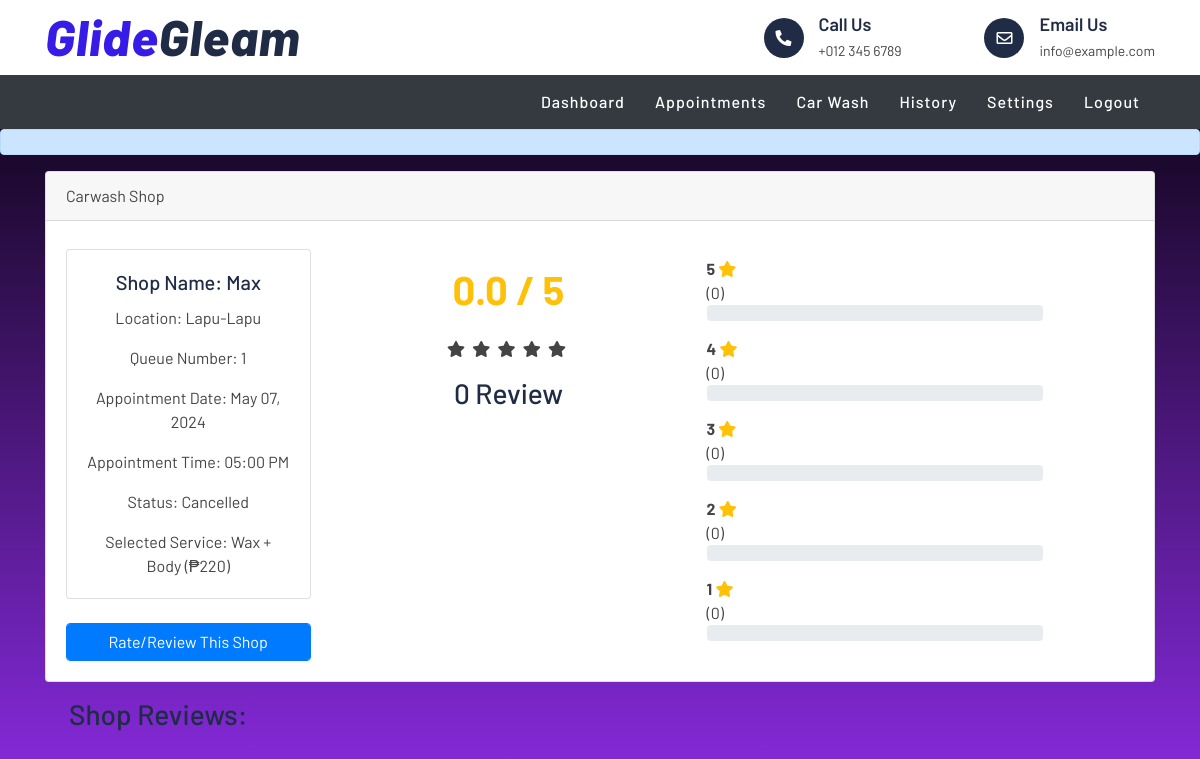
The page /vehicleOwner/rating.php?id=28 (signed in) on the database its author committed.
### tables this page shows
CREATE TABLE `appointment` (
  `appointment_id` int(4) NOT NULL,
  `vehicle_owner_id` int(4) NOT NULL,
  `shop_info_id` int(4) NOT NULL,
  `queue_number` int(3) NOT NULL,
  `appointment_date` datetime NOT NULL,
  `status` varchar(15) NOT NULL,
  `service_id` int(5) NOT NULL,
  `vehicle_type` varchar(10) NOT NULL,
  `vehicle_size` varchar(7) NOT NULL,
  `license_plate` varchar(15) NOT NULL
);

CREATE TABLE `shop_info` (
  `shop_info_id` int(4) NOT NULL,
  `shop_owner_id` int(4) NOT NULL,
  `shop_name` varchar(25) NOT NULL,
  `location` varchar(50) NOT NULL,
  `operating_from` time NOT NULL,
  `operating_to` time NOT NULL
);

CREATE TABLE `services` (
  `service_id` int(4) NOT NULL,
  `shop_info_id` int(3) NOT NULL,
  `serviceName` varchar(25) NOT NULL,
  `service_price` int(5) NOT NULL,
  `vehicle_size` varchar(10) NOT NULL,
  `vehicle_type` varchar(20) NOT NULL
);

### vehicleOwner/rating.php (the view, shortened to what this page needs)
<?php
include("../connection.php");
if(isset($_GET["id"])){
    $appointment_id = $database->real_escape_string($_GET["id"]);
$sql = "SELECT appointment.*, shop_info.shop_name, shop_info.location, services.serviceName, services.service_price
            FROM `appointment`
            JOIN shop_info ON appointment.shop_info_id = shop_info.shop_info_id
            LEFT JOIN services ON appointment.service_id = services.service_id
            WHERE appointment.appointment_id = {$appointment_id}";
$result = $database->query($sql);
}
?>
<!DOCTYPE HTML>
<html>
<head>
    <link rel="stylesheet" href="https://maxcdn.bootstrapcdn.com/bootstrap/4.0.0/css/bootstrap.min.css">
    <link href="https://stackpath.bootstrapcdn.com/bootstrap/4.5.2/css/bootstrap.min.css" rel="stylesheet">
     <link href="https://stackpath.bootstrapcdn.com/bootstrap/4.4.1/css/bootstrap.min.css" rel="stylesheet">
        <link href="https://cdnjs.cloudflare.com/ajax/libs/font-awesome/5.10.0/css/all.min.css" rel="stylesheet">
        <link href="lib/flaticon/font/flaticon.css" rel="stylesheet">
        <link href="lib/animate/animate.min.css" rel="stylesheet">
        <link href="lib/owlcarousel/assets/owl.carousel.min.css" rel="stylesheet">
    <link rel="stylesheet" href="https://pro.fontawesome.com/releases/v5.10.0/css/all.css"/>
<link href="../css/style.css" rel="stylesheet">
</head>
<body>
     <div class="top-bar">
            <div class="container">
                <div class="row align-items-center">
                    <div class="col-lg-4 col-md-12">
                        <div class="logo">
                            <a href="index.php">
                                <h1>Glide<span>Gleam</span></h1>
                            </a>
                        </div>
                    </div>
                    <div class="col-lg-8 col-md-7 d-none d-lg-block">
                        <div class="row">
                            <div class="col-4">
                            </div>
                            <div class="col-4">
                                <div class="top-bar-item">
                                    <div class="top-bar-icon">
                                        <i class="fa fa-phone-alt"></i>
                                    </div>
                                    <div class="top-bar-text">
                                        <h3>Call Us</h3>
                                        <p>+012 345 6789</p>
                                    </div>
                                </div>
                            </div>
                            <div class="col-4">
                                <div class="top-bar-item">
                                    <div class="top-bar-icon">
                                        <i class="far fa-envelope"></i>
                                    </div>
                                    <div class="top-bar-text">
                                        <h3>Email Us</h3>
                                        <p>info@example.com</p>
                                    </div>
                                </div>
                            </div>
                        </div>
                    </div>
                </div>
            </div>
        </div>
    <nav class="nav-bar navbar-expand-lg navbar-dark bg-dark">
        <div class="container">
            <div class="collapse navbar-collapse" id="navbarNav">
                <ul class="navbar-nav ml-auto">
                    <li class="nav-item">
                    <li class="nav-item">
                        <a class="nav-link" href="index.php">Dashboard</a>
                    </li>
                    <li class="nav-item">
                        <a class="nav-link" href="appointment.php">Appointments</a>
                    </li>
                    <li class="nav-item">
                        <a class="nav-link" href="booking.php">Car Wash</a>
                    </li>
                    <li class="nav-item">
                        <a class="nav-link" href="history.php">History</a>
                    </li>
                    <li class="nav-item">
                        <a class="nav-link" href="#">Settings</a>
                    </li>
                    <li class="nav-item">
                        <a class="nav-link" href="../signout.php">Logout</a>
                    </li>
                </ul>
            </div>
        </div>
    </nav>
<body>
    <div class="alert alert-primary" role="alert">
    </div>
    <div class="container">
    	<div class="card">
    		<div class="card-header">Carwash Shop</div>
    		<div class="card-body">
    			<div class="row">
                    <div class="col-sm-3 text-center">
        <?php
        if (isset($result) && $result->num_rows > 0) {
            $row = $result->fetch_assoc();
            echo "<div class='card my-2'>";
            echo "<div class='card-body'>";
            echo "<h5 class='card-title'>Shop Name: " . $row["shop_name"]. "</h5>";
            echo "<p class='card-text'>Location: " . $row["location"]. "</p>";
            echo "<p class='card-text'>Queue Number: " . $row["queue_number"] . "</p>";
            echo "<p class='card-text'>Appointment Date: " . date('F d, Y', strtotime($row["appointment_date"])). "</p>";
            echo "<p class='card-text'>Appointment Time: " . date('h:i A', strtotime($row["appointment_date"])). "</p>";
            echo "<p class='card-text'>Status: " . $row["status"]. "</p>";
            if (!empty($row["serviceName"])) {
                echo "<p class='card-text'>Selected Service: " . $row["serviceName"] . " (₱" . $row["service_price"] . ")</p>";
            }
                echo "</div>";
                echo "</div>";
            }
         else {
            echo "<p>No past appointments found</p>";
        }
        ?>
    					<button type="button" name="add_review" id="add_review" class="btn btn-primary form-control mt-3">Rate/Review This Shop</button>
    				</div>
    				<div class="col-sm-4 text-center">
    					<h1 class="text-warning mt-4 mb-4">
    						<b><span id="average_rating">0.0</span> / 5</b>
    					</h1>
    					<div class="mb-3">
    						<i class="fas fa-star star-light mr-1 main_star"></i>
                            <i class="fas fa-star star-light mr-1 main_star"></i>
                            <i class="fas fa-star star-light mr-1 main_star"></i>
                            <i class="fas fa-star star-light mr-1 main_star"></i>
                            <i class="fas fa-star star-light mr-1 main_star"></i>
	    				</div>
    					<h3><span id="total_review">0</span> Review</h3>
    				</div>
    				<div class="col-sm-4">
    					<p>
                            <div class="progress-label-left"><b>5</b> <i class="fas fa-star text-warning"></i></div>
                            <div class="progress-label-right">(<span id="total_five_star_review">0</span>)</div>
                            <div class="progress">
                            </div>
                        </p>
    					<p>
                            <div class="progress-label-left"><b>4</b> <i class="fas fa-star text-warning"></i></div>
                            <div class="progress-label-right">(<span id="total_four_star_review">0</span>)</div>
                            <div class="progress">
                            </div>
                        </p>
    					<p>
                            <div class="progress-label-left"><b>3</b> <i class="fas fa-star text-warning"></i></div>
                            <div class="progress-label-right">(<span id="total_three_star_review">0</span>)</div>
                            <div class="progress">
                            </div>
                        </p>
    					<p>
                            <div class="progress-label-left"><b>2</b> <i class="fas fa-star text-warning"></i></div>
                            <div class="progress-label-right">(<span id="total_two_star_review">0</span>)</div>
                            <div class="progress">
                            </div>
                        </p>
    					<p>
                            <div class="progress-label-left"><b>1</b> <i class="fas fa-star text-warning"></i></div>
                            <div class="progress-label-right">(<span id="total_one_star_review">0</span>)</div>
                            <div class="progress">
                            </div>
                        </p>
    				</div>
    			</div>
    		</div>
    	</div>
        <h3 class="mt-3 ml-4">Shop Reviews:</h3>
    </div>
</body>
</html>

### css/style.css (style rules this page uses)
body { color: #444444; font-weight: 400; background: #ffffff; font-family: 'Barlow', sans-serif; }
h1, h2, h3, h4, h5, h6 { color: #202C45; }
a { color: #202C45; transition: .3s; }
.top-bar { position: relative; height: 75px; display: flex; align-items: center; background: #ffffff; }
.top-bar .logo { text-align: left; overflow: hidden; }
.top-bar .logo h1 { margin: -4px 0 0 0; color: #371ce8; font-size: 50px; line-height: 50px; font-weight: 800; letter-spacing: 1px; font-style: italic; }
.top-bar .logo h1 span { color: #202C45; }
.top-bar .top-bar-item { display: flex; align-items: center; justify-content: flex-end; }
.top-bar .top-bar-icon { width: 40px; height: 40px; display: flex; align-items: center; justify-content: center; background: #202C45; border-radius: 40px; }
.top-bar .top-bar-icon i { margin: 0; color: #ffffff; font-size: 16px; }
.top-bar .top-bar-text { padding-left: 15px; }
.top-bar .top-bar-text h3 { margin: 0 0 5px 0; font-size: 18px; font-weight: 600; }
.top-bar .top-bar-text p { margin: 0; font-size: 14px; font-weight: 400; }
.nav-bar { position: relative; background: #202C45; }
.navbar-dark .navbar-nav .nav-link, .navbar-dark .navbar-nav .nav-link:focus, .navbar-dark .navbar-nav .nav-link:hover, .navbar-dark .navbar-nav .nav-link.active { color: #ffffff; padding: 15px; font-weight: 500; letter-spacing: 1px; }

### vehicleOwner/rating.php (style rules this page uses)
html, body { height: 100%; margin: 0; padding: 0; overflow-x: hidden; }
body { background: linear-gradient(to bottom, #000000, #8A2BE2); }

### rows shown on the page
appointment: shop_info.shop_name "Max", shop_info.location "Lapu-Lapu", queue_number "1", appointment_date "May 07, 2024", appointment_date "05:00 PM", status "Cancelled", service.serviceName "Wax + Body", service.service_price "220"
